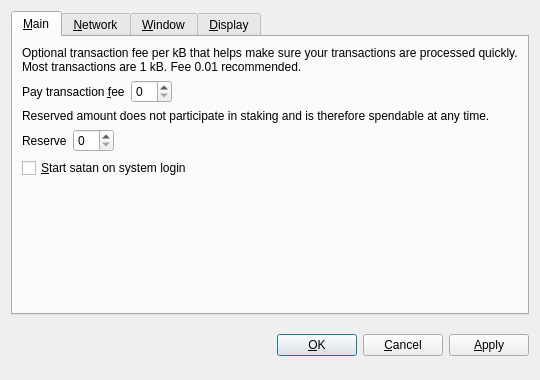
<?xml version="1.0" encoding="UTF-8"?>
<ui version="4.0">
 <class>OptionsDialog</class>
 <widget class="QDialog" name="OptionsDialog">
  <property name="geometry">
   <rect>
    <x>0</x>
    <y>0</y>
    <width>540</width>
    <height>380</height>
   </rect>
  </property>
  <property name="windowTitle">
   <string>Options</string>
  </property>
  <property name="modal">
   <bool>true</bool>
  </property>
  <layout class="QVBoxLayout" name="verticalLayout">
   <item>
    <widget class="QTabWidget" name="tabWidget">
     <property name="tabPosition">
      <enum>QTabWidget::North</enum>
     </property>
     <property name="currentIndex">
      <number>0</number>
     </property>
     <widget class="QWidget" name="tabMain">
      <attribute name="title">
       <string>&amp;Main</string>
      </attribute>
      <layout class="QVBoxLayout" name="verticalLayout_Main">
       <item>
        <widget class="QLabel" name="transactionFeeInfoLabel">
         <property name="text">
          <string>Optional transaction fee per kB that helps make sure your transactions are processed quickly. Most transactions are 1 kB. Fee 0.01 recommended.</string>
         </property>
         <property name="textFormat">
          <enum>Qt::PlainText</enum>
         </property>
         <property name="wordWrap">
          <bool>true</bool>
         </property>
        </widget>
       </item>
       <item>
        <layout class="QHBoxLayout" name="horizontalLayoutFee">
         <item>
          <widget class="QLabel" name="transactionFeeLabel">
           <property name="text">
            <string>Pay transaction &amp;fee</string>
           </property>
           <property name="textFormat">
            <enum>Qt::PlainText</enum>
           </property>
           <property name="buddy">
            <cstring>transactionFee</cstring>
           </property>
          </widget>
         </item>
         <item>
          <widget class="BitcoinAmountField" name="transactionFee"/>
         </item>
         <item>
          <spacer name="horizontalSpacerFee">
           <property name="orientation">
            <enum>Qt::Horizontal</enum>
           </property>
           <property name="sizeHint" stdset="0">
            <size>
             <width>40</width>
             <height>20</height>
            </size>
           </property>
          </spacer>
         </item>
        </layout>
       </item>
       <item>
        <widget class="QLabel" name="reserveBalanceInfoLabel">
         <property name="text">
          <string>Reserved amount does not participate in staking and is therefore spendable at any time.</string>
         </property>
         <property name="textFormat">
          <enum>Qt::PlainText</enum>
         </property>
         <property name="wordWrap">
          <bool>true</bool>
         </property>
        </widget>
       </item>
       <item>
        <layout class="QHBoxLayout" name="horizontalLayoutReserveBalance">
         <item>
          <widget class="QLabel" name="reserveBalanceLabel">
           <property name="text">
            <string>Reserve</string>
           </property>
           <property name="textFormat">
            <enum>Qt::PlainText</enum>
           </property>
           <property name="buddy">
            <cstring>reserveBalance</cstring>
           </property>
          </widget>
         </item>
         <item>
          <widget class="BitcoinAmountField" name="reserveBalance"/>
         </item>
         <item>
          <spacer name="horizontalSpacerReserveBalance">
           <property name="orientation">
            <enum>Qt::Horizontal</enum>
           </property>
           <property name="sizeHint" stdset="0">
            <size>
             <width>40</width>
             <height>20</height>
            </size>
           </property>
          </spacer>
         </item>
        </layout>
       </item>
       <item>
        <widget class="QCheckBox" name="bitcoinAtStartup">
         <property name="toolTip">
          <string>Automatically start satan after logging in to the system.</string>
         </property>
         <property name="text">
          <string>&amp;Start satan on system login</string>
         </property>
        </widget>
       </item>
       <item>
        <spacer name="verticalSpacer_Main">
         <property name="orientation">
          <enum>Qt::Vertical</enum>
         </property>
         <property name="sizeHint" stdset="0">
          <size>
           <width>20</width>
           <height>40</height>
          </size>
         </property>
        </spacer>
       </item>
      </layout>
     </widget>
     <widget class="QWidget" name="tabNetwork">
      <attribute name="title">
       <string>&amp;Network</string>
      </attribute>
      <layout class="QVBoxLayout" name="verticalLayout_Network">
       <item>
        <widget class="QCheckBox" name="mapPortUpnp">
         <property name="toolTip">
          <string>Automatically open the satan client port on the router. This only works when your router supports UPnP and it is enabled.</string>
         </property>
         <property name="text">
          <string>Map port using &amp;UPnP</string>
         </property>
        </widget>
       </item>
       <item>
        <widget class="QCheckBox" name="connectSocks">
         <property name="toolTip">
          <string>Connect to the satan network through a SOCKS proxy (e.g. when connecting through Tor).</string>
         </property>
         <property name="text">
          <string>&amp;Connect through SOCKS proxy:</string>
         </property>
        </widget>
       </item>
       <item>
        <layout class="QHBoxLayout" name="horizontalLayout_Network">
         <item>
          <widget class="QLabel" name="proxyIpLabel">
           <property name="text">
            <string>Proxy &amp;IP:</string>
           </property>
           <property name="textFormat">
            <enum>Qt::PlainText</enum>
           </property>
           <property name="buddy">
            <cstring>proxyIp</cstring>
           </property>
          </widget>
         </item>
         <item>
          <widget class="QValidatedLineEdit" name="proxyIp">
           <property name="maximumSize">
            <size>
             <width>140</width>
             <height>16777215</height>
            </size>
           </property>
           <property name="toolTip">
            <string>IP address of the proxy (e.g. 127.0.0.1)</string>
           </property>
          </widget>
         </item>
         <item>
          <widget class="QLabel" name="proxyPortLabel">
           <property name="text">
            <string>&amp;Port:</string>
           </property>
           <property name="textFormat">
            <enum>Qt::PlainText</enum>
           </property>
           <property name="buddy">
            <cstring>proxyPort</cstring>
           </property>
          </widget>
         </item>
         <item>
          <widget class="QLineEdit" name="proxyPort">
           <property name="maximumSize">
            <size>
             <width>55</width>
             <height>16777215</height>
            </size>
           </property>
           <property name="toolTip">
            <string>Port of the proxy (e.g. 9050)</string>
           </property>
          </widget>
         </item>
         <item>
          <widget class="QLabel" name="socksVersionLabel">
           <property name="text">
            <string>SOCKS &amp;Version:</string>
           </property>
           <property name="textFormat">
            <enum>Qt::PlainText</enum>
           </property>
           <property name="buddy">
            <cstring>socksVersion</cstring>
           </property>
          </widget>
         </item>
         <item>
          <widget class="QValueComboBox" name="socksVersion">
           <property name="toolTip">
            <string>SOCKS version of the proxy (e.g. 5)</string>
           </property>
          </widget>
         </item>
         <item>
          <spacer name="horizontalSpacer_Network">
           <property name="orientation">
            <enum>Qt::Horizontal</enum>
           </property>
           <property name="sizeHint" stdset="0">
            <size>
             <width>40</width>
             <height>20</height>
            </size>
           </property>
          </spacer>
         </item>
        </layout>
       </item>
       <item>
        <spacer name="verticalSpacer_Network">
         <property name="orientation">
          <enum>Qt::Vertical</enum>
         </property>
         <property name="sizeHint" stdset="0">
          <size>
           <width>20</width>
           <height>40</height>
          </size>
         </property>
        </spacer>
       </item>
      </layout>
     </widget>
     <widget class="QWidget" name="tabWindow">
      <attribute name="title">
       <string>&amp;Window</string>
      </attribute>
      <layout class="QVBoxLayout" name="verticalLayout_Window">
       <item>
        <widget class="QCheckBox" name="minimizeToTray">
         <property name="toolTip">
          <string>Show only a tray icon after minimizing the window.</string>
         </property>
         <property name="text">
          <string>&amp;Minimize to the tray instead of the taskbar</string>
         </property>
        </widget>
       </item>
       <item>
        <widget class="QCheckBox" name="minimizeOnClose">
         <property name="toolTip">
          <string>Minimize instead of exit the application when the window is closed. When this option is enabled, the application will be closed only after selecting Quit in the menu.</string>
         </property>
         <property name="text">
          <string>M&amp;inimize on close</string>
         </property>
        </widget>
       </item>
       <item>
        <spacer name="verticalSpacer_Window">
         <property name="orientation">
          <enum>Qt::Vertical</enum>
         </property>
         <property name="sizeHint" stdset="0">
          <size>
           <width>20</width>
           <height>40</height>
          </size>
         </property>
        </spacer>
       </item>
      </layout>
     </widget>
     <widget class="QWidget" name="tabDisplay">
      <attribute name="title">
       <string>&amp;Display</string>
      </attribute>
      <layout class="QVBoxLayout" name="verticalLayout_Display">
       <item>
        <layout class="QHBoxLayout" name="horizontalLayout_1_Display">
         <item>
          <widget class="QLabel" name="langLabel">
           <property name="text">
            <string>User Interface &amp;language:</string>
           </property>
           <property name="textFormat">
            <enum>Qt::PlainText</enum>
           </property>
           <property name="buddy">
            <cstring>lang</cstring>
           </property>
          </widget>
         </item>
         <item>
          <widget class="QValueComboBox" name="lang">
           <property name="toolTip">
            <string>The user interface language can be set here. This setting will take effect after restarting satan.</string>
           </property>
          </widget>
         </item>
        </layout>
       </item>
       <item>
        <layout class="QHBoxLayout" name="horizontalLayout_2_Display">
         <item>
          <widget class="QLabel" name="unitLabel">
           <property name="text">
            <string>&amp;Unit to show amounts in:</string>
           </property>
           <property name="textFormat">
            <enum>Qt::PlainText</enum>
           </property>
           <property name="buddy">
            <cstring>unit</cstring>
           </property>
          </widget>
         </item>
         <item>
          <widget class="QValueComboBox" name="unit">
           <property name="toolTip">
            <string>Choose the default subdivision unit to show in the interface and when sending coins.</string>
           </property>
          </widget>
         </item>
        </layout>
       </item>
       <item>
        <widget class="QCheckBox" name="displayAddresses">
         <property name="toolTip">
          <string>Whether to show satan addresses in the transaction list or not.</string>
         </property>
         <property name="text">
          <string>&amp;Display addresses in transaction list</string>
         </property>
        </widget>
       </item>
       <item>
        <widget class="QCheckBox" name="coinControlFeatures">
         <property name="toolTip">
          <string>Whether to show coin control features or not.</string>
         </property>
         <property name="text">
          <string>Display coin &amp;control features (experts only!)</string>
         </property>
        </widget>
       </item>
       <item>
        <spacer name="verticalSpacer_Display">
         <property name="orientation">
          <enum>Qt::Vertical</enum>
         </property>
         <property name="sizeHint" stdset="0">
          <size>
           <width>20</width>
           <height>40</height>
          </size>
         </property>
        </spacer>
       </item>
      </layout>
     </widget>
    </widget>
   </item>
   <item>
    <layout class="QHBoxLayout" name="horizontalLayout_Buttons">
     <item>
      <spacer name="horizontalSpacer_1">
       <property name="orientation">
        <enum>Qt::Horizontal</enum>
       </property>
       <property name="sizeHint" stdset="0">
        <size>
         <width>40</width>
         <height>48</height>
        </size>
       </property>
      </spacer>
     </item>
     <item>
      <widget class="QLabel" name="statusLabel">
       <property name="font">
        <font>
         <weight>75</weight>
         <bold>true</bold>
        </font>
       </property>
       <property name="text">
        <string/>
       </property>
       <property name="textFormat">
        <enum>Qt::PlainText</enum>
       </property>
       <property name="wordWrap">
        <bool>true</bool>
       </property>
      </widget>
     </item>
     <item>
      <spacer name="horizontalSpacer_2">
       <property name="orientation">
        <enum>Qt::Horizontal</enum>
       </property>
       <property name="sizeHint" stdset="0">
        <size>
         <width>40</width>
         <height>48</height>
        </size>
       </property>
      </spacer>
     </item>
     <item>
      <widget class="QPushButton" name="okButton">
       <property name="text">
        <string>&amp;OK</string>
       </property>
      </widget>
     </item>
     <item>
      <widget class="QPushButton" name="cancelButton">
       <property name="text">
        <string>&amp;Cancel</string>
       </property>
       <property name="autoDefault">
        <bool>false</bool>
       </property>
      </widget>
     </item>
     <item>
      <widget class="QPushButton" name="applyButton">
       <property name="text">
        <string>&amp;Apply</string>
       </property>
       <property name="autoDefault">
        <bool>false</bool>
       </property>
      </widget>
     </item>
    </layout>
   </item>
  </layout>
 </widget>
 <customwidgets>
  <customwidget>
   <class>BitcoinAmountField</class>
   <extends>QSpinBox</extends>
   <header>bitcoinamountfield.h</header>
  </customwidget>
  <customwidget>
   <class>QValueComboBox</class>
   <extends>QComboBox</extends>
   <header>qvaluecombobox.h</header>
  </customwidget>
  <customwidget>
   <class>QValidatedLineEdit</class>
   <extends>QLineEdit</extends>
   <header>qvalidatedlineedit.h</header>
  </customwidget>
 </customwidgets>
 <resources/>
 <connections/>
</ui>
